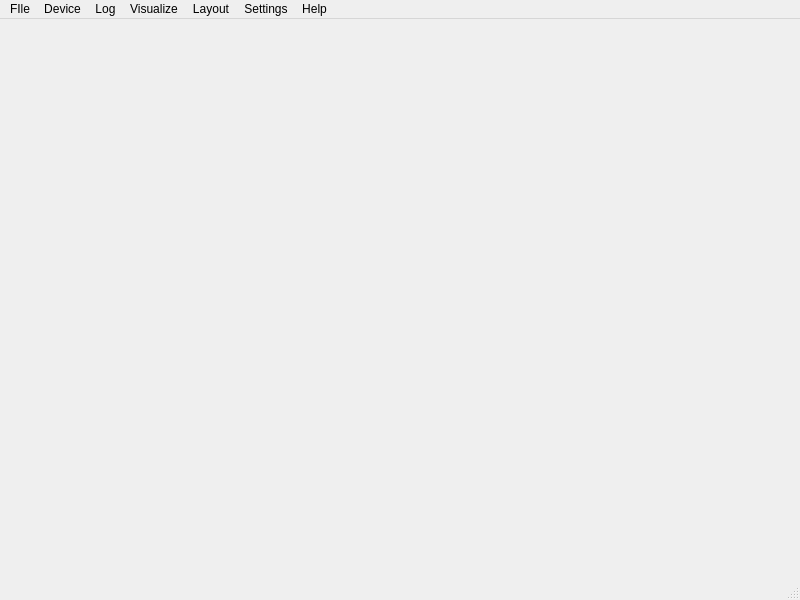
<?xml version="1.0" encoding="UTF-8"?>
<ui version="4.0">
 <class>MainWindow</class>
 <widget class="QMainWindow" name="MainWindow">
  <property name="geometry">
   <rect>
    <x>0</x>
    <y>0</y>
    <width>800</width>
    <height>600</height>
   </rect>
  </property>
  <property name="windowTitle">
   <string>MainWindow</string>
  </property>
  <widget class="QWidget" name="centralwidget"/>
  <widget class="QMenuBar" name="menubar">
   <property name="geometry">
    <rect>
     <x>0</x>
     <y>0</y>
     <width>800</width>
     <height>25</height>
    </rect>
   </property>
   <widget class="QMenu" name="menuFIle">
    <property name="title">
     <string>FIle</string>
    </property>
    <addaction name="actionOpen"/>
    <addaction name="actionClose"/>
    <addaction name="actionSave"/>
    <addaction name="actionSave_as"/>
    <addaction name="actionLoad_definitions"/>
   </widget>
   <widget class="QMenu" name="menuDevice">
    <property name="title">
     <string>Device</string>
    </property>
    <addaction name="actionConnect"/>
    <addaction name="actionDisconnect"/>
   </widget>
   <widget class="QMenu" name="menuLog">
    <property name="title">
     <string>Log</string>
    </property>
    <addaction name="actionAff"/>
    <addaction name="actionAll"/>
   </widget>
   <widget class="QMenu" name="menuVisualize">
    <property name="title">
     <string>Visualize</string>
    </property>
    <addaction name="actionAdd"/>
    <addaction name="actionAll_2"/>
   </widget>
   <widget class="QMenu" name="menuLayout">
    <property name="title">
     <string>Layout</string>
    </property>
   </widget>
   <widget class="QMenu" name="menuSettings">
    <property name="title">
     <string>Settings</string>
    </property>
    <addaction name="actionPreferences"/>
   </widget>
   <widget class="QMenu" name="menuHelp">
    <property name="title">
     <string>Help</string>
    </property>
    <addaction name="actionHelp"/>
   </widget>
   <addaction name="menuFIle"/>
   <addaction name="menuDevice"/>
   <addaction name="menuLog"/>
   <addaction name="menuVisualize"/>
   <addaction name="menuLayout"/>
   <addaction name="menuSettings"/>
   <addaction name="menuHelp"/>
  </widget>
  <widget class="QStatusBar" name="statusbar"/>
  <action name="actionOpen">
   <property name="text">
    <string>Open</string>
   </property>
  </action>
  <action name="actionClose">
   <property name="text">
    <string>Close</string>
   </property>
  </action>
  <action name="actionSave">
   <property name="text">
    <string>Save</string>
   </property>
  </action>
  <action name="actionSave_as">
   <property name="text">
    <string>Save as</string>
   </property>
  </action>
  <action name="actionConnect">
   <property name="text">
    <string>Connect</string>
   </property>
  </action>
  <action name="actionDisconnect">
   <property name="text">
    <string>Disconnect</string>
   </property>
  </action>
  <action name="actionAff">
   <property name="text">
    <string>Add</string>
   </property>
  </action>
  <action name="actionAll">
   <property name="text">
    <string>All</string>
   </property>
  </action>
  <action name="actionAdd">
   <property name="text">
    <string>Add</string>
   </property>
  </action>
  <action name="actionAll_2">
   <property name="text">
    <string>All</string>
   </property>
  </action>
  <action name="actionPreferences">
   <property name="text">
    <string>Preferences</string>
   </property>
  </action>
  <action name="actionHelp">
   <property name="text">
    <string>Help</string>
   </property>
  </action>
  <action name="actionLoad_definitions">
   <property name="text">
    <string>Load definitions</string>
   </property>
  </action>
 </widget>
 <resources/>
 <connections/>
</ui>
